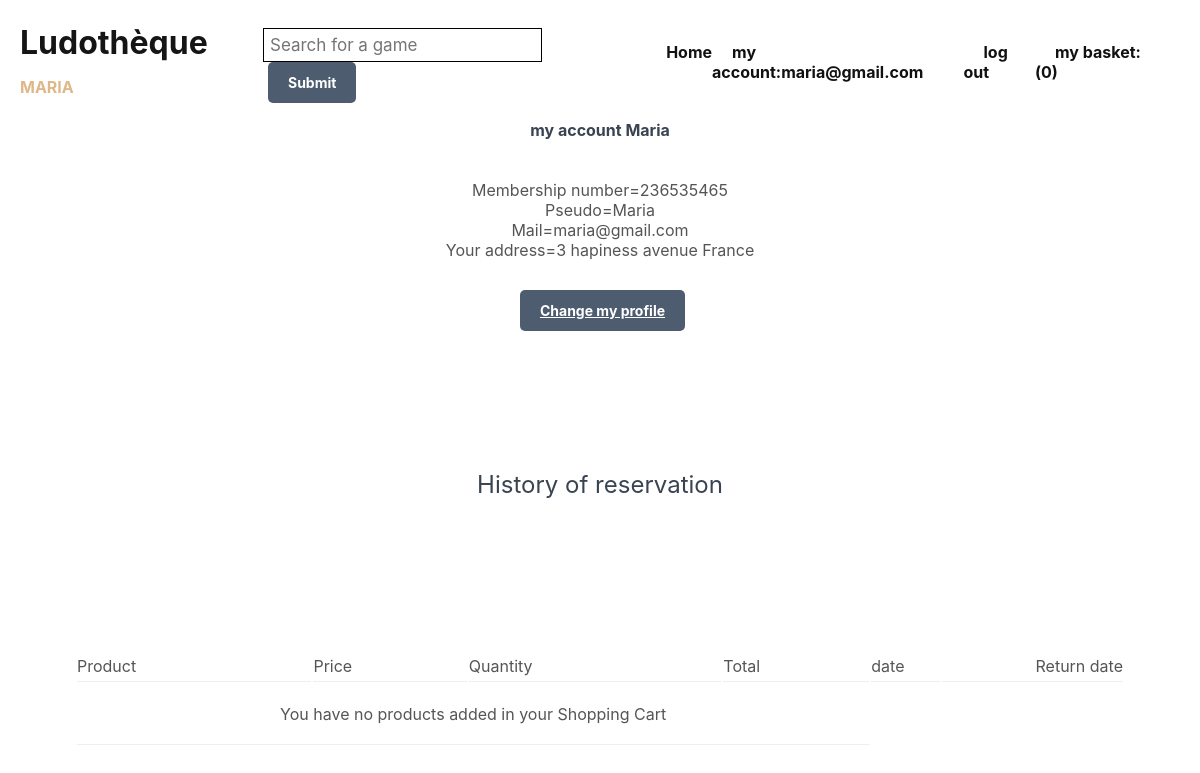
Page /profil.php (signed in) on the committed database.
### tables this page shows
CREATE TABLE IF NOT EXISTS `utilisateurs` (
  `id` int(255) NOT NULL,
  `pseudo` varchar(255) NOT NULL,
  `email` varchar(255) NOT NULL,
  `password` int(255) NOT NULL,
  `membershipnb` int(255) NOT NULL,
  `Address` varchar(255) NOT NULL,
  `admin` binary(2) NOT NULL
);

### profil.php (the view, shortened to what this page needs)
<?php
require_once 'config.php';
$num_items_in_cart = isset($_SESSION['cart']) ? count($_SESSION['cart']) : 0;
 if(isset($_SESSION['user']) )
 {
     $useremail=$_SESSION['user'];
     $resuser = $bdd->prepare('SELECT * FROM utilisateurs WHERE email = ? ' );
     $resuser->execute(array($useremail));
     $userinfo = $resuser->fetch();
    $bookinginfo = $bdd->prepare('SELECT booking.email, booking.date, booking.returndate, booking.quantityreserved, produit.id, produit.image, produit.nom, produit.prix FROM produit INNER JOIN booking ON produit.nom = booking.nom WHERE booking.email= ?');
     $bookinginfo->execute(array($useremail));
     $products = $bookinginfo->fetchAll(PDO::FETCH_ASSOC);
 if(isset($_SESSION['user'])){
    $useremail=$_SESSION['user'];
     $reqsuser = $bdd->prepare('SELECT * FROM utilisateurs WHERE email = ? ' );
     $reqsuser->execute(array($useremail));
     $userinfo = $reqsuser->fetch();
    }
?>
<!DOCTYPE html>
<html lang="en">
<head>
    <link rel="stylesheet" href="css/style.css">
    <link href="css/styleCart.css" rel="stylesheet" >
</head>
<body>
    <header>
        <a href="index.php" class="logo">Ludothèque <span>MARIA</span></a>
        <div class="searchinput">
        <form action="Page-searched-jeux.php" method="GET">
            <input type="search" name="s" placeholder="Search for a game">
            <input type="submit" name="submit" class="button">
       </form>
       </div>
        <ul class="navigation">
                <li><a href="index.php">Home</a></li>
                <?php if(!empty($_SESSION['user'])) : ?>
                  <li><a href="page-jeux.php">my account:<?php echo $_SESSION['user']?></a></li>
                  <li><a href="deconnexion.php">log out</a></li>
                <?php else:?>
                   <li><a href="login.php">Log in</a></li>
                <?php endif;?>
                <li><a href="cart2.php">my basket:(<span><?php echo $num_items_in_cart ?></span>)</a></li>
        </ul>
    </header>
     <br>
     <br>
     <br>
     <br>
     <br>
     <br>
    <div align="center">
        <h1>my account <?php echo $userinfo['pseudo']; ?></h1>
        <br/><br/>
        Membership number=<?php echo $userinfo['membershipnb']; ?>
        <br/>
        Pseudo=<?php echo $userinfo['pseudo']; ?>
        <br/>
        Mail=<?php echo $userinfo['email']; ?>
        <br/>
        Your address=<?php echo $userinfo['Address']; ?>
        <br/>
        <br/>
        <br/>
        <a href="change-account.php" class="button">Change my profile</a>
    </div>
     <main>
    <div class="cart content-wrapper">
    <h1>History of reservation</h1>
    <form action="profil.php">
        <table>
            <thead>
                <tr>
                    <td colspan="2">Product</td>
                    <td>Price</td>
                    <td>Quantity</td>
                    <td>Total</td>
                    <td>date</td>
                    <td>Return date</td>
                </tr>
            </thead>
            <tbody>
                <?php if (empty($products)): ?>
                <tr>
                    <td colspan="5" style="text-align:center;">You have no products added in your Shopping Cart</td>
                </tr>
                <?php endif; ?>
            </tbody>
        </table>
    </form>
</div>
</main>
</body>
</html>
<?php
 }
?>

### css/style.css (style rules this page uses)
* { padding: 0; margin:0; box-sizing: border-box; }
header { position: fixed; top: 0%; left: 0%; padding: 20px; width: 100%; z-index: 1; display: flex; justify-content: space-between; align-items: center; transition: 0,5s; background: #E31818(230, 236, 236); }
.logo { color: rgb(22, 21, 22); font-weight: bold; font-size: 2em; text-decoration: none; }
.logo span { color: burlywood; }
.navigation { display: flex; position: relative; }
.navigation li { list-style: none; }
.navigation a { color: rgb(17, 17, 17); text-decoration: none; margin-left: 20px; font-weight: 700; }
.searchinput { float: left; }
.searchinput input[type=search] { padding: 6px; border: none; margin-top: 8px; margin-right: 16px; font-size: 17px; border: 1px solid black; }
.button { margin-left: 5px; padding: 12px 20px; border: 0; background: #4e5c70; color: #FFFFFF; font-size: 14px; font-weight: bold; cursor: pointer; border-radius: 5px; }

### css/styleCart.css (style rules this page uses)
* { box-sizing: border-box; font-family: -apple-system, BlinkMacSystemFont, "segoe ui", roboto, oxygen, ubuntu, cantarell, "fira sans", "droid sans", "helvetica neue", Arial, sans-serif; font-size: 16px; -webkit-font-smoothing: antialiased; -moz-osx-font-smoothing: grayscale; }
html { height: 100%; }
body { position: relative; min-height: 100%; color: #555555; background-color: #FFFFFF; margin: 0; padding-bottom: 100px; }
h1, h2, h3, h4, h5 { color: #394352; }
.content-wrapper { width: 1050px; margin: 0 auto; }
main .cart h1 { display: block; font-weight: normal; margin: 0; padding: 150px 0; font-size: 24px; text-align: center; width: 100%; }
main .cart table { width: 100%; }
main .cart table thead td { padding: 5px 0; border-bottom: 1px solid #EEEEEE; }
main .cart table thead td:last-child { text-align: right; }
main .cart table tbody td { padding: 20px 0; border-bottom: 1px solid #EEEEEE; }
main .cart table tbody td:last-child { text-align: right; }

### rows in the picture
utilisateurs: pseudo "Maria", membershipnb "236535465", email "maria@gmail.com", Address "3 hapiness avenue France"

### other values in the picture
$_SESSION['user'] "maria@gmail.com"
$num_items_in_cart "0"
